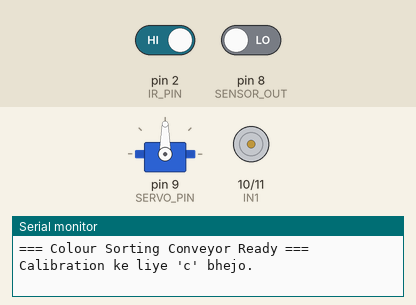
This sketch was run on a simulated Arduino Uno, built with avr-gcc and run on an emulated ATmega328P. Shown: servo, motor-driver pin pairs drawn as motors (green arrow = first pin HIGH = forward, orange = second pin HIGH = backward, longer = more drive, scaled by the enable pin), the last lines printed to the serial monitor. The inputs (shaded band) are chosen by the test bench; at power-on: pin 2 (IR_PIN) HIGH, pin 8 (SENSOR_OUT) LOW.

Above: at 1.2 s.
1.3 s: pin 2 (IR_PIN) driven LOW
At 2.3 s:
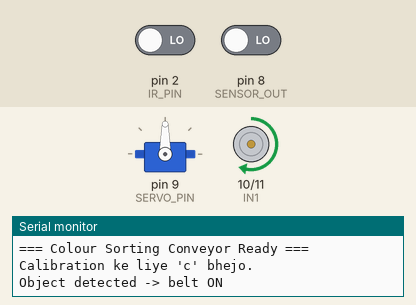
Timing chart, 0 to 10.3 s (numbered marks = the images above; inputs shaded):
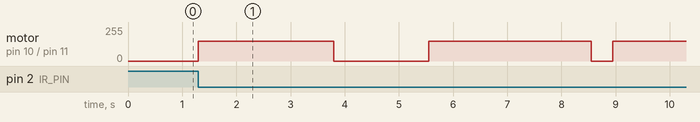

The sketch:

colour_sorting_conveyor.ino
```cpp
/*
 * Colour Sorting Conveyor Belt
 * ----------------------------------------------------------
 * Board   : Arduino Uno
 * Sensors : TCS3200 colour sensor, IR obstacle sensor (active LOW)
 * Driver  : L298N (DC motor for belt)
 * Actuator: SG90 servo (diverter flap)
 *
 * Working:
 *  1. IR sensor object ko detect karta hai -> belt chalu.
 *  2. Object TCS3200 ke neeche pahunchta hai -> belt rukti hai.
 *  3. Colour sensor RGB read karta hai (average of N samples).
 *  4. Colour classify hota hai: RED / GREEN / BLUE / UNKNOWN.
 *  5. Servo us colour ke angle par ghoomta hai.
 *  6. Belt dobara chalti hai, object bin me girta hai, phir belt band.
 *
 * Serial Monitor (9600 baud):
 *   'c' bhejo -> calibration mode ON/OFF (raw RGB values print hongi)
 *
 * NOTE: Servo library Uno par pin 9 aur 10 ka analogWrite (PWM) disable
 *       kar deti hai. Isliye motor speed (ENA) pin 3 par rakhi hai.
 */

#include <Servo.h>

// ===================== PIN DEFINITIONS =====================
// TCS3200 colour sensor
#define S0        4
#define S1        5
#define S2        6
#define S3        7
#define SENSOR_OUT 8

// L298N motor driver
#define IN1       10
#define IN2       11
#define ENA       3      // PWM pin (Timer2) - Servo se conflict nahi

// IR sensor (active LOW: object aaye to LOW)
#define IR_PIN    2

// Servo
#define SERVO_PIN 9

// ===================== SETTINGS (yahan tune karo) =====================
#define BELT_SPEED          150    // 0-255
#define TRAVEL_TO_SENSOR_MS 2500   // IR se colour sensor tak object pahunchne ka time
#define SORT_RUN_MS         3000   // sorting ke baad belt kitni der chale (object girne tak)
#define SERVO_SETTLE_MS     400    // servo ko ghoomne ka time
#define NUM_SAMPLES         5      // average ke liye readings

// Servo angles (apne diverter ke hisab se adjust karo)
#define ANGLE_NEUTRAL  90    // default / UNKNOWN (seedha nikal jaye)
#define ANGLE_RED      30
#define ANGLE_GREEN    90
#define ANGLE_BLUE     150

// Colour detection thresholds
// TCS3200 frequency (pulse width in us) jitna CHOTA, utna zyada us colour ka light.
// Agar teeno values iss se badi hain -> koi object nahi / bahut dark.
#define NO_OBJECT_THRESHOLD 400
// Dominant colour baaki dono se kam se kam itna % chhota hona chahiye
#define DOMINANCE_PERCENT   85     // e.g. R < 0.85 * G aur R < 0.85 * B

// ===================== GLOBALS =====================
Servo sorter;

enum ColourType { COL_UNKNOWN, COL_RED, COL_GREEN, COL_BLUE };

bool calibrationMode = false;

// ===================== MOTOR HELPERS =====================
void beltOn() {
  digitalWrite(IN1, HIGH);
  digitalWrite(IN2, LOW);
  analogWrite(ENA, BELT_SPEED);
}

void beltOff() {
  digitalWrite(IN1, LOW);
  digitalWrite(IN2, LOW);
  analogWrite(ENA, 0);
}

// ===================== COLOUR SENSOR =====================
unsigned long readChannel(bool s2, bool s3) {
  digitalWrite(S2, s2);
  digitalWrite(S3, s3);
  delay(20);                              // filter settle
  return pulseIn(SENSOR_OUT, LOW, 50000UL); // timeout 50 ms
}

void readRGB(unsigned long &r, unsigned long &g, unsigned long &b) {
  unsigned long sumR = 0, sumG = 0, sumB = 0;
  for (int i = 0; i < NUM_SAMPLES; i++) {
    sumR += readChannel(LOW,  LOW);    // RED filter
    sumG += readChannel(HIGH, HIGH);   // GREEN filter
    sumB += readChannel(LOW,  HIGH);   // BLUE filter
  }
  r = sumR / NUM_SAMPLES;
  g = sumG / NUM_SAMPLES;
  b = sumB / NUM_SAMPLES;
}

ColourType classify(unsigned long r, unsigned long g, unsigned long b) {
  // pulseIn timeout par 0 deta hai -> invalid
  if (r == 0 || g == 0 || b == 0) return COL_UNKNOWN;

  // Teeno bade -> object nahi / bahut andhera
  if (r > NO_OBJECT_THRESHOLD && g > NO_OBJECT_THRESHOLD && b > NO_OBJECT_THRESHOLD)
    return COL_UNKNOWN;

  if (r * 100UL < g * DOMINANCE_PERCENT && r * 100UL < b * DOMINANCE_PERCENT) return COL_RED;
  if (g * 100UL < r * DOMINANCE_PERCENT && g * 100UL < b * DOMINANCE_PERCENT) return COL_GREEN;
  if (b * 100UL < r * DOMINANCE_PERCENT && b * 100UL < g * DOMINANCE_PERCENT) return COL_BLUE;

  return COL_UNKNOWN;
}

const char* colourName(ColourType c) {
  switch (c) {
    case COL_RED:   return "RED";
    case COL_GREEN: return "GREEN";
    case COL_BLUE:  return "BLUE";
    default:        return "UNKNOWN";
  }
}

int colourAngle(ColourType c) {
  switch (c) {
    case COL_RED:   return ANGLE_RED;
    case COL_GREEN: return ANGLE_GREEN;
    case COL_BLUE:  return ANGLE_BLUE;
    default:        return ANGLE_NEUTRAL;
  }
}

// ===================== SETUP =====================
void setup() {
  pinMode(S0, OUTPUT);
  pinMode(S1, OUTPUT);
  pinMode(S2, OUTPUT);
  pinMode(S3, OUTPUT);
  pinMode(SENSOR_OUT, INPUT);

  pinMode(IN1, OUTPUT);
  pinMode(IN2, OUTPUT);
  pinMode(ENA, OUTPUT);
  pinMode(IR_PIN, INPUT);

  // TCS3200 frequency scaling 20%
  digitalWrite(S0, HIGH);
  digitalWrite(S1, LOW);

  beltOff();

  Serial.begin(9600);
  sorter.attach(SERVO_PIN);
  sorter.write(ANGLE_NEUTRAL);

  Serial.println(F("=== Colour Sorting Conveyor Ready ==="));
  Serial.println(F("Calibration ke liye 'c' bhejo."));
}

// ===================== MAIN LOOP =====================
void loop() {

  // ---- Calibration mode: belt band, sirf RGB values print ----
  if (Serial.available()) {
    char ch = Serial.read();
    if (ch == 'c' || ch == 'C') {
      calibrationMode = !calibrationMode;
      Serial.println(calibrationMode ? F("Calibration ON") : F("Calibration OFF"));
    }
  }

  if (calibrationMode) {
    unsigned long r, g, b;
    readRGB(r, g, b);
    Serial.print(F("R: ")); Serial.print(r);
    Serial.print(F("  G: ")); Serial.print(g);
    Serial.print(F("  B: ")); Serial.print(b);
    Serial.print(F("  -> ")); Serial.println(colourName(classify(r, g, b)));
    delay(500);
    return;
  }

  // ---- Normal sorting cycle ----
  if (digitalRead(IR_PIN) == LOW) {          // object detect hua
    Serial.println(F("Object detected -> belt ON"));
    beltOn();
    delay(TRAVEL_TO_SENSOR_MS);              // colour sensor tak pahunchne do

    beltOff();                               // ruko aur colour padho
    delay(300);

    unsigned long r, g, b;
    readRGB(r, g, b);
    ColourType c = classify(r, g, b);

    Serial.print(F("R: ")); Serial.print(r);
    Serial.print(F("  G: ")); Serial.print(g);
    Serial.print(F("  B: ")); Serial.print(b);
    Serial.print(F("  => ")); Serial.println(colourName(c));

    sorter.write(colourAngle(c));            // diverter set karo
    delay(SERVO_SETTLE_MS);

    beltOn();                                // object ko bin tak bhejo
    delay(SORT_RUN_MS);
    beltOff();

    sorter.write(ANGLE_NEUTRAL);             // diverter wapas neutral
    delay(SERVO_SETTLE_MS);
    Serial.println(F("---------------------------"));
  }
}
```

Measured:
- after the input at 1.3 s, motor on pin 10 (IN1) / pin 11 (IN2): goes forward 150/255 2.5 s, stopped 1.8 s, forward 150/255 3.0 s, stopped 0.40 s, then forward 150/255, starting at once
